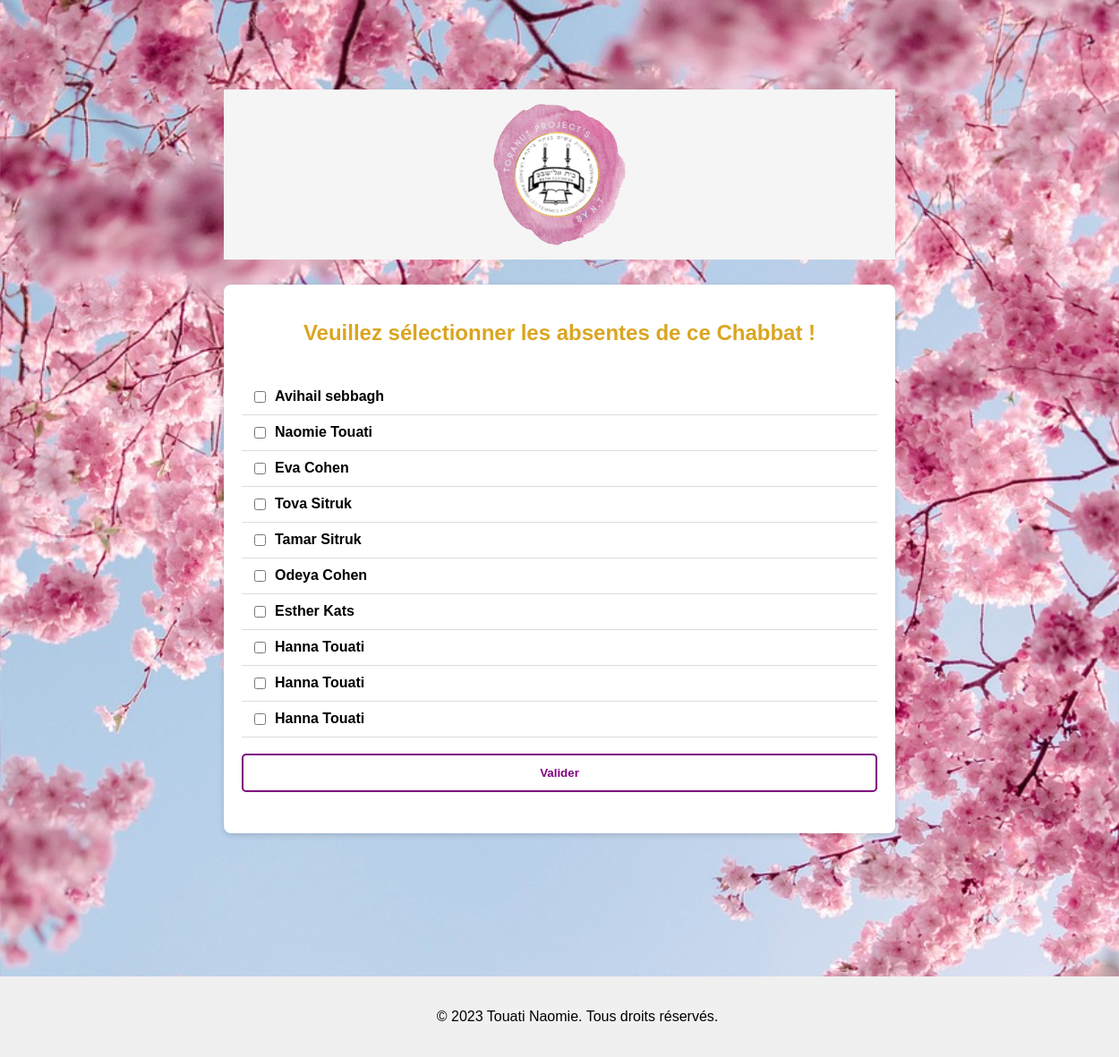
The app's page /index.php?uc=absente&action=declaration_absente with its own data.
### tables this page shows
CREATE TABLE eleves (
            id INTEGER PRIMARY KEY,
            nom VARCHAR(50),
            prenom VARCHAR(50),
            absent BOOLEAN DEFAULT 0,
            tache INT
        );

### controleurs/c_absente.php (called while the page is built, shortened)
<?php
$action = filter_input(INPUT_GET, 'action', FILTER_SANITIZE_STRING);
$elevesAbsents = array();
switch ($action) {
    case 'declaration_absente':
        $elevesAbsents = $pdo->afficherEleve();
        break;
}
include 'vues/v_absente.php';

### includes/class.pdogsb.inc.php (called while the page is built, shortened)
<?php
class PdoGsb
{
    private static $bdd = 'includes/toranut_db.db';
    private static $monPdo;
    private static $monPdoGsb = null;
    private function __construct()
    {
        PdoGsb::$monPdo = new PDO('sqlite:' . PdoGsb::$bdd);
        PdoGsb::$monPdo->setAttribute(PDO::ATTR_ERRMODE, PDO::ERRMODE_EXCEPTION);
        PdoGsb::$monPdo->exec('PRAGMA foreign_keys = ON;');
        PdoGsb::$monPdo->exec('PRAGMA encoding = "UTF-8";');
    }
    public static function getPDOGsb()
    {
        if (PdoGsb::$monPdoGsb == null) {
            PdoGsb::$monPdoGsb = new PdoGsb();
        }
        return PdoGsb::$monPdoGsb;
    }
    public function afficherEleve() {
        $requete = "SELECT id, nom, prenom FROM eleves";
        $resultat = PdoGsb::$monPdo->query($requete);
        $eleves = $resultat->fetchAll(PDO::FETCH_ASSOC);
        return $eleves;
    }
}

### vues/v_absente.php (the view, shortened to what this page needs)
<!DOCTYPE html>
<html lang="en">
<head>
  <link rel="stylesheet" href="style.css">
</head>
<br>
<body>
  <div class="containerAbsente">
    <h2>Veuillez sélectionner les absentes de ce Chabbat !</h2>
    <br>
    <form action="index.php?uc=absente&action=validation_absente" method="post">
      <div>
        <?php foreach ($elevesAbsents as $eleve) { ?>
          <div class="list-group-item">
            <input type="checkbox" id="<?php echo $eleve['id']; ?>" name="eleves[]" value="<?php echo $eleve['id']; ?>">
            <label for="<?php echo $eleve['id']; ?>"><?php echo $eleve['prenom'] . ' ' . $eleve['nom']; ?></label>
          </div>
        <?php } ?>
      </div>
      <br>
      <button type="submit" class="btn btn-primary">Valider</button>
    </form>
  </div>
</body>
</html>

### vues/v_entete.php (shortened to what this page needs)
<html>
<head>
  <link rel="stylesheet" type="text/css" href="style.css">
</head>
<body>
  <header>
    <img src="images/logo2.png" alt="Votre photo" class="logo">
  </header>
</body>
<footer>
    <p>&copy; 2023 Touati Naomie. Tous droits réservés.</p>
</footer>
</html>

### index.php (shortened to what this page needs)
<?php
require_once 'includes/class.pdogsb.inc.php';
$pdo = PdoGsb::getPDOGsb();
include 'vues/v_entete.php';
$uc = filter_input(INPUT_GET, 'uc', FILTER_SANITIZE_STRING);
switch ($uc) {
    case 'absente':
        include 'controleurs/c_absente.php';
        break;
}

### style.css (style rules this page uses)
body { background-size: 100% auto; background-position: top left; background-repeat: repeat; background-image: url("images/fondcerisaie.jpg"); margin: 0; padding: 250px; font-family: Arial, sans-serif; position: relative; }
header { background-color: whitesmoke; padding: 10px; position: relative; text-align: center; margin-top: -150px; color: white; margin-bottom: -50px; width: auto; }
footer { position: absolute; bottom: 0; left: 0; width: 100%; background-color: #f0f0f0; padding: 20px; text-align: center; }
.logo { width: 170px; height: 170px; border-radius: 50%; }
.btn { display: inline-block; width: 100%; padding: 12px; text-align: center; text-decoration: none; font-weight: bold; border-radius: 5px; color: purple; background-color: white; margin-bottom: 10px; border: 2px solid purple; cursor: pointer; transition: background-color 0.3s, color 0.3s, border-color 0.3s; }
.containerAbsente { max-width: 900px; margin: 0 auto; padding: 20px; background-color: #fff; box-shadow: 0px 2px 6px rgba(0, 0, 0, 0.15); border-radius: 8px; margin-top: 60px; }
h2 { text-align: center; color: goldenrod; }
.list-group-item { display: flex; align-items: center; padding: 10px; border-bottom: 1px solid #ddd; }
input[type="checkbox"] { margin-right: 10px; }
label { font-weight: bold; }
body { font-family: Arial, sans-serif; background-color: #f2f2f2; }

### records on screen
eleves: prenom "Avihail", nom "sebbagh"
eleves: prenom "Naomie", nom "Touati"
eleves: prenom "Eva", nom "Cohen"
eleves: prenom "Tova", nom "Sitruk"
eleves: prenom "Tamar", nom "Sitruk"
eleves: prenom "Odeya", nom "Cohen"
eleves: prenom "Esther", nom "Kats"
eleves: prenom "Hanna", nom "Touati"
eleves: prenom "Hanna", nom "Touati"
eleves: prenom "Hanna", nom "Touati"
